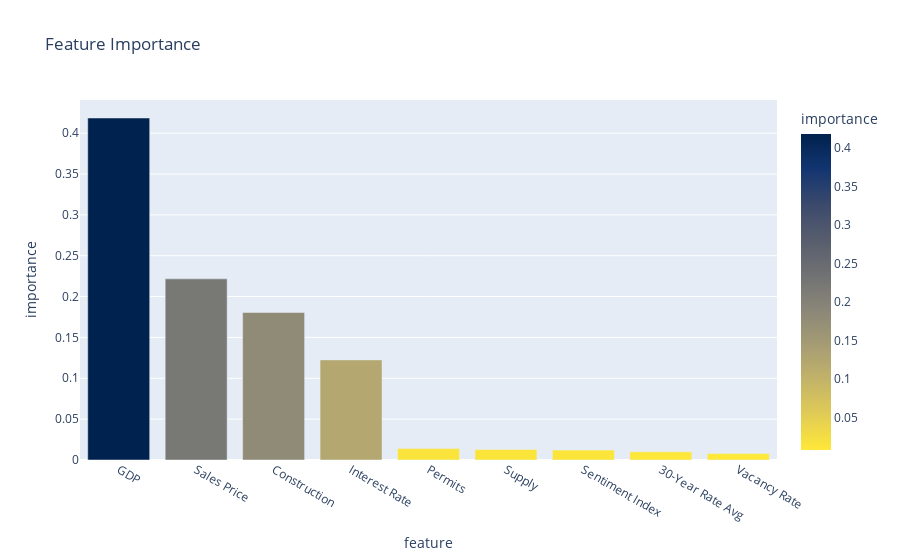

The notebook cell this image was saved under:
### Code cell
# use plotly to create a bar chart of the feature importance
fig = px.bar(feature_importance_df, x=feature_importance_df.index, y="importance", title="Feature Importance", color="importance", color_continuous_scale=px.colors.sequential.Cividis_r)
# save the graph
fig.write_image("images/feature_importance_quarterly.png")
# show the graph
fig.show()

### Figure 1 — Plotly figure (JSON) as saved in the notebook; plotly's stock layout.template omitted (floating-point values rounded to 4 significant figures)
{"data": [{"alignmentgroup": "True", "hovertemplate": "feature=%{x}<br>importance=%{marker.color}<extra></extra>", "legendgroup": "", "marker": {"color": [0.4185, 0.2216, 0.1806, 0.1225, 0.01397, 0.01281, 0.01219, 0.01001, 0.007814], "coloraxis": "coloraxis", "pattern": {"shape": ""}}, "name": "", "offsetgroup": "", "orientation": "v", "showlegend": false, "textposition": "auto", "type": "bar", "x": ["GDP", "Sales Price", "Construction", "Interest Rate", "Permits", "Supply", "Sentiment Index", "30-Year Rate Avg", "Vacancy Rate"], "xaxis": "x", "y": [0.4185, 0.2216, 0.1806, 0.1225, 0.01397, 0.01281, 0.01219, 0.01001, 0.007814], "yaxis": "y"}], "layout": {"barmode": "relative", "coloraxis": {"colorbar": {"title": {"text": "importance"}}, "colorscale": [[0, "#fee838"], [0.1111, "#e1cc55"], [0.2222, "#c3b369"], [0.3333, "#a59c74"], [0.4444, "#8a8678"], [0.5556, "#707173"], [0.6667, "#575d6d"], [0.7778, "#3b496c"], [0.8889, "#123570"], [1, "#00224e"]]}, "legend": {"tracegroupgap": 0}, "title": {"text": "Feature Importance"}, "xaxis": {"anchor": "y", "domain": [0, 1], "title": {"text": "feature"}}, "yaxis": {"anchor": "x", "domain": [0, 1], "title": {"text": "importance"}}}}
